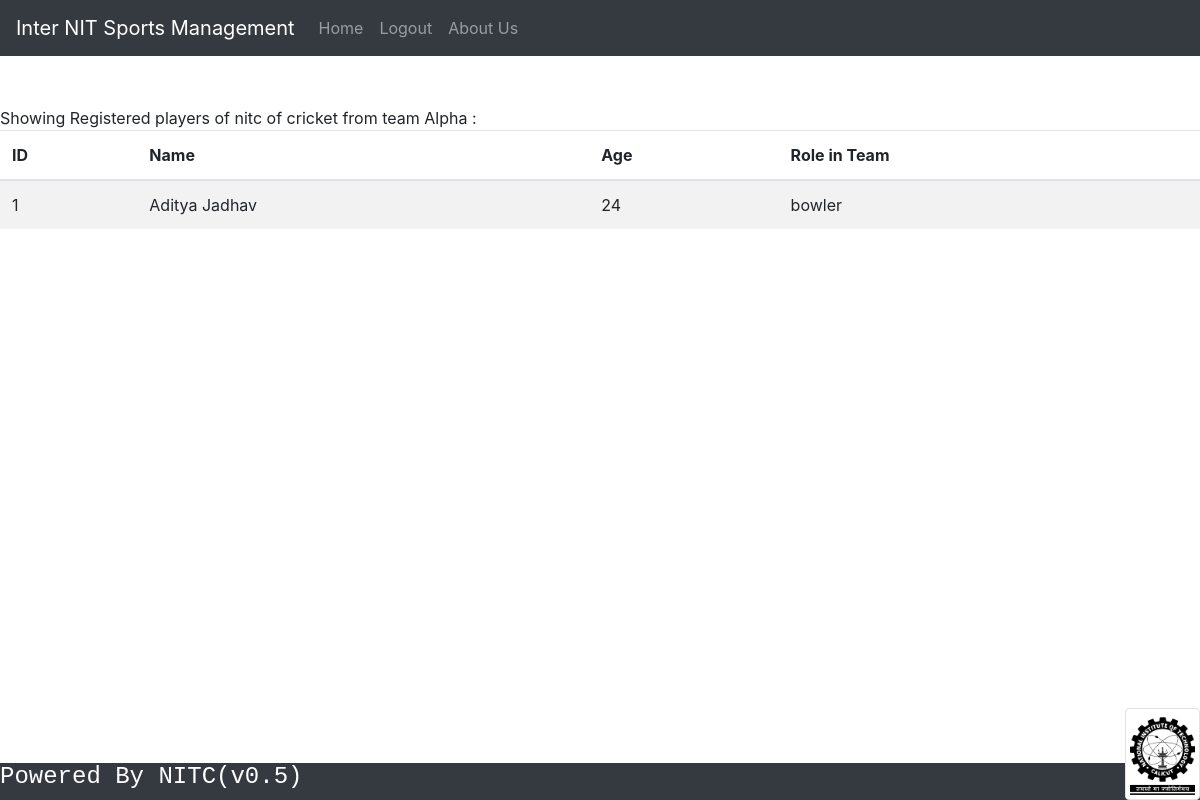
The page /loginsystem/guest_reg_players.php?nit=nitc&sport=cricket&team=Alpha (signed in) on the database as committed earlier.
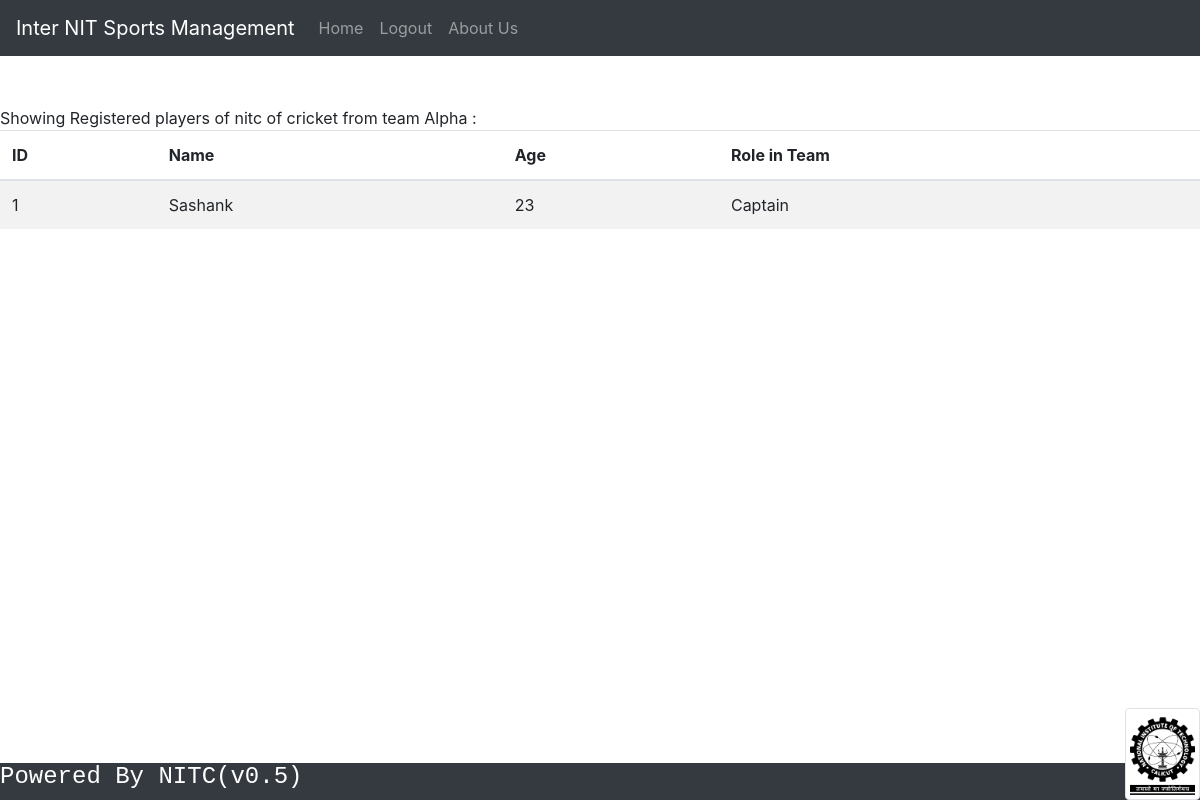
The same page on the database as committed later.
### tables this page shows
CREATE TABLE `players` (
  `serial` int(11) NOT NULL,
  `Name` varchar(50) NOT NULL,
  `age` int(11) NOT NULL,
  `food` varchar(15) NOT NULL,
  `nit_name` varchar(25) NOT NULL,
  `sport` varchar(30) NOT NULL,
  `team_name` varchar(30) DEFAULT NULL,
  `role` varchar(25) NOT NULL
);

### loginsystem/guest_reg_players.php (the view, shortened to what this page needs)
<!doctype html>
<html lang="en">
  <head>
    <link rel="stylesheet" href="https://stackpath.bootstrapcdn.com/bootstrap/4.4.1/css/bootstrap.min.css">
  </head>
  <body>
  <?php require 'partials/_nav.php' ?>
  <?php require 'partials/_footer.php' ?>
	<table class="table table-striped">
		<thead>
			<tr>
				<th>ID</th>
				<th>Name</th>
				<th>Age</th>
        <th>Role in Team</th>
			</tr>
		</thead>
		<tbody>
			<?php
				include 'partials/_dbconnect.php';
        $name = $_GET['nit'];
        $sport = $_GET['sport'];
		$team = $_GET['team'];
				$sql = "SELECT * FROM `players` where `nit_name`='$name' AND `sport`= '$sport' AND `team_name`= '$team'" ;
				$result = mysqli_query($conn, $sql);
				if (mysqli_num_rows($result) > 0 ) {
				    while($row = mysqli_fetch_assoc($result)) {
  			        echo "<tr>
                          <td>" . $row["serial"] . "</td>
                          <td>" . $row["Name"] . "</td>
                          <td>" . $row["age"] . "</td>
                          <td>" . $row["role"] . "</td>
                       </tr>";
          }
				} else {
				    echo "0 results";
				}
       ?>
	</table>
</body>
  </body>
</html>

Rows that differ between the two databases and show on the page:
changed players id 1: Name "Aditya Jadhav" → "Sashank"; age "24" → "23"; role "bowler" → "Captain"
